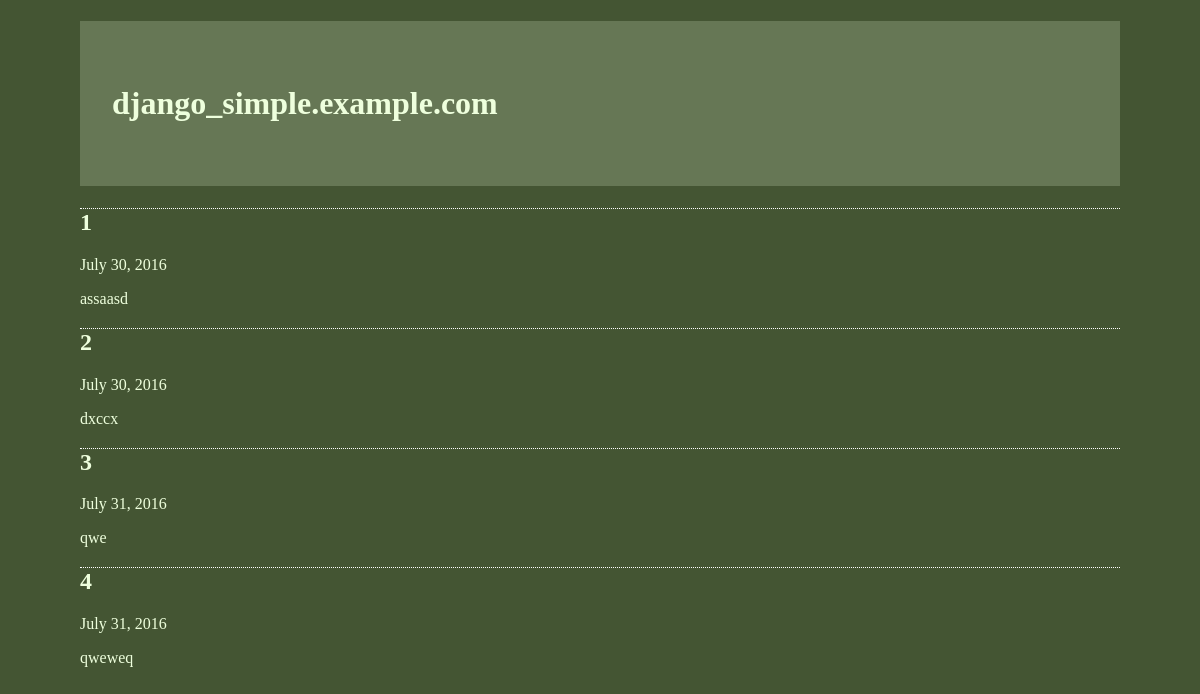
/blog/, run on an earlier commit of the app's database.
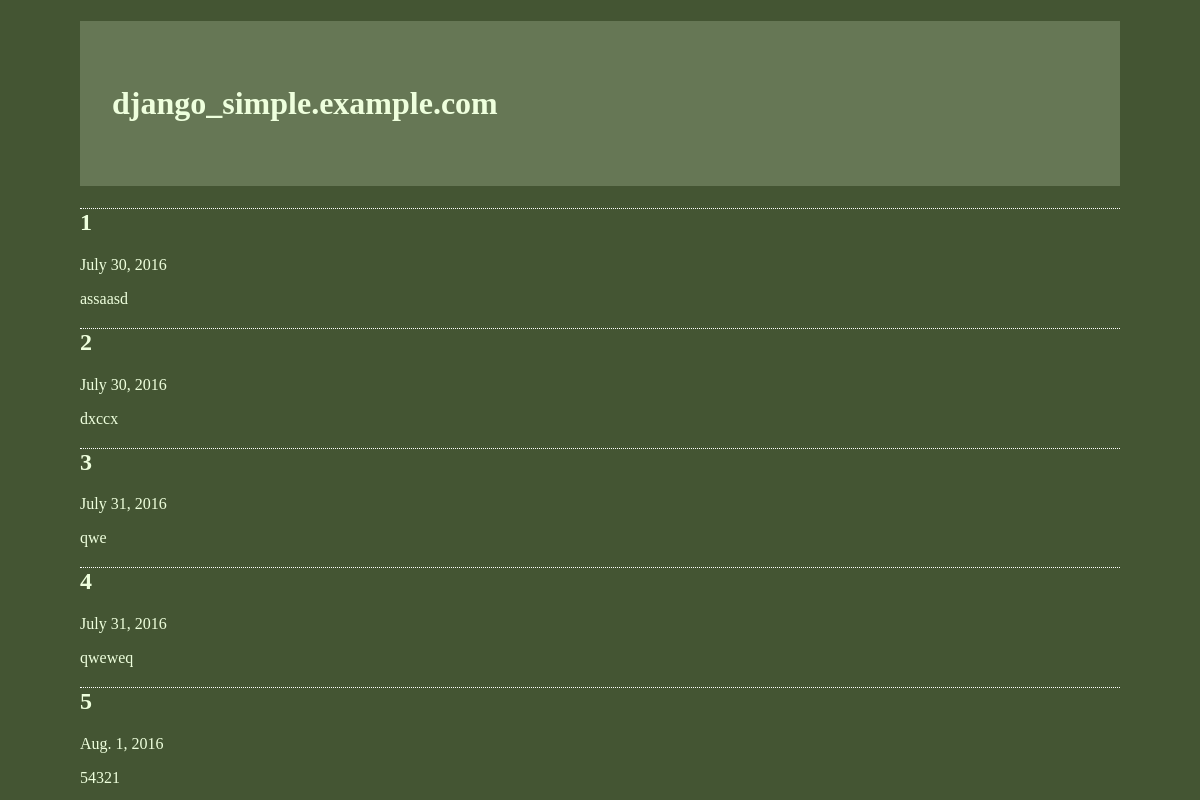
And on a later commit of the database.
### django_simple/blog/models.py (models this page shows)
class myBlog(models.Model):
    title = models.CharField(max_length=150)
    body = models.TextField()
    timestamp = models.DateTimeField()
    name = str(random.randint(12, 24))

### django_simple/blog/views.py (the view)
# urls.py: urlpatterns = patterns('', url(r"^$", archive)
def archive(request):
    posts = myBlog.objects.all()
    t = loader.get_template("archive.html")
    c = Context({'posts': posts})
    return HttpResponse(t.render(c))

### templates/archive.html (shortened to what this page needs)
<!DOCTYPE html>
<html lang="en">
<head>
{% extends "base.html" %}
{% block content %}
    {% for post in posts %}
    <h2>{{ post.title }}</h2>
     <p>{{ post.timestamp|date}}</p>
     <p>{{ post.body }}</p>
    {% endfor %}
    {% endblock %}

### templates/base.html (shortened to what this page needs)
<!DOCTYPE html>
<html lang="en">
<head>
</head>
<body>
<h1>django_simple.example.com</h1>
{% block content %}
{% endblock %}
</body>
</html>

### templates/base.html (style rules this page uses)
body { color: #efd; background: #453; padding: 0 5em; margin: 0 }
h1 { padding: 2em 1em; background: #675 }
h2 { c olor: #bf8; border-top: 1px dotted #fff; marin-top: 2em }
p { margin: 1em 0 }

What changed in the data, as far as the page shows it:
added myBlog: title "5", timestamp "Aug. 1, 2016", body "54321"
